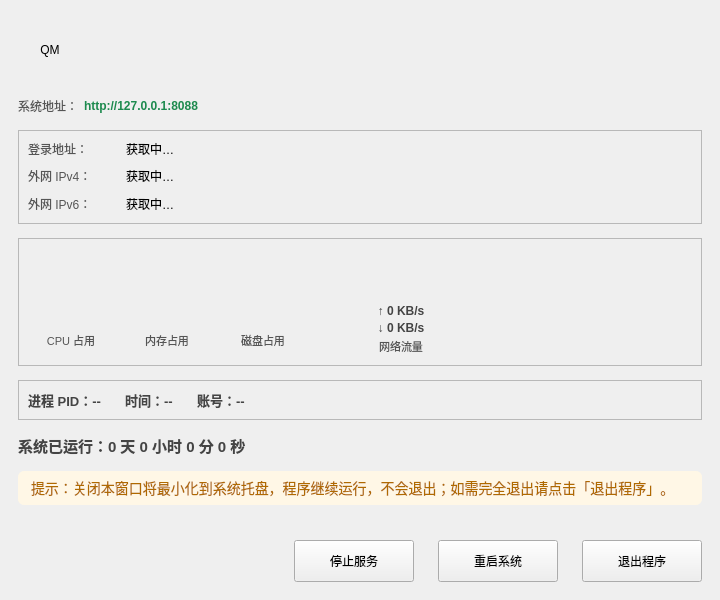
<?xml version="1.0" encoding="UTF-8"?>
<ui version="4.0">
 <class>MainWindow</class>
 <widget class="QMainWindow" name="MainWindow">
  <property name="geometry">
   <rect>
    <x>0</x>
    <y>0</y>
    <width>720</width>
    <height>600</height>
   </rect>
  </property>
  <property name="windowTitle">
   <string>乾明工作台账系统</string>
  </property>
  <property name="minimumSize">
   <size>
    <width>720</width>
    <height>600</height>
   </size>
  </property>
  <property name="maximumSize">
   <size>
    <width>720</width>
    <height>600</height>
   </size>
  </property>
  <widget class="QWidget" name="centralwidget">
   <layout class="QVBoxLayout" name="root">
    <property name="leftMargin">
     <number>18</number>
    </property>
    <property name="topMargin">
     <number>18</number>
    </property>
    <property name="rightMargin">
     <number>18</number>
    </property>
    <property name="bottomMargin">
     <number>18</number>
    </property>
    <property name="spacing">
     <number>14</number>
    </property>

    <!-- 标题头部：logo + 标题/版本号重叠容器 -->
    <item>
     <layout class="QHBoxLayout" name="head">
      <property name="spacing">
       <number>10</number>
      </property>
      <item>
       <widget class="QLabel" name="logo_label">
        <property name="minimumSize">
         <size>
          <width>64</width>
          <height>64</height>
         </size>
        </property>
        <property name="maximumSize">
         <size>
          <width>64</width>
          <height>64</height>
         </size>
        </property>
        <property name="text">
         <string>QM</string>
        </property>
        <property name="alignment">
         <set>Qt::AlignCenter</set>
        </property>
       </widget>
      </item>
      <item>
       <widget class="QWidget" name="title_box" native="true">
        <property name="minimumSize">
         <size>
          <width>360</width>
          <height>64</height>
         </size>
        </property>
        <property name="maximumSize">
         <size>
          <width>360</width>
          <height>64</height>
         </size>
        </property>
       </widget>
      </item>
      <item>
       <spacer name="head_spacer">
        <property name="orientation">
         <enum>Qt::Horizontal</enum>
        </property>
        <property name="sizeHint" stdset="0">
         <size>
          <width>40</width>
          <height>20</height>
         </size>
        </property>
       </spacer>
      </item>
     </layout>
    </item>

    <!-- 系统访问地址 -->
    <item>
     <layout class="QHBoxLayout" name="addr_row">
      <property name="spacing">
       <number>6</number>
      </property>
      <item>
       <widget class="QLabel" name="addr_lbl">
        <property name="text">
         <string>系统地址：</string>
        </property>
        <property name="styleSheet">
         <string notr="true">color:#555;</string>
        </property>
       </widget>
      </item>
      <item>
       <widget class="QLabel" name="addr_val">
        <property name="text">
         <string>http://127.0.0.1:8088</string>
        </property>
        <property name="styleSheet">
         <string notr="true">font-weight:600;color:#1d8a4e;</string>
        </property>
       </widget>
      </item>
      <item>
       <spacer name="addr_spacer">
        <property name="orientation">
         <enum>Qt::Horizontal</enum>
        </property>
        <property name="sizeHint" stdset="0">
         <size>
          <width>40</width>
          <height>20</height>
         </size>
        </property>
       </spacer>
      </item>
     </layout>
    </item>

    <!-- 信息展示区：登录地址 / 外网IPv4 / 外网IPv6 -->
    <item>
     <widget class="QFrame" name="info_frame">
      <property name="frameShape">
       <enum>QFrame::StyledPanel</enum>
      </property>
      <layout class="QVBoxLayout" name="info_layout">
       <property name="spacing">
        <number>8</number>
       </property>
       <item>
        <layout class="QHBoxLayout" name="info_row_1">
         <item>
          <widget class="QLabel" name="addr2_name">
           <property name="minimumSize">
            <size>
             <width>90</width>
             <height>0</height>
            </size>
           </property>
           <property name="maximumSize">
            <size>
             <width>90</width>
             <height>16777215</height>
            </size>
           </property>
           <property name="text">
            <string>登录地址：</string>
           </property>
           <property name="styleSheet">
            <string notr="true">color:#555;</string>
           </property>
          </widget>
         </item>
         <item>
          <widget class="QLabel" name="addr_val2">
           <property name="text">
            <string>获取中…</string>
           </property>
           <property name="wordWrap">
            <bool>false</bool>
           </property>
          </widget>
         </item>
        </layout>
       </item>
       <item>
        <layout class="QHBoxLayout" name="info_row_2">
         <item>
          <widget class="QLabel" name="v4_name">
           <property name="minimumSize">
            <size>
             <width>90</width>
             <height>0</height>
            </size>
           </property>
           <property name="maximumSize">
            <size>
             <width>90</width>
             <height>16777215</height>
            </size>
           </property>
           <property name="text">
            <string>外网 IPv4：</string>
           </property>
           <property name="styleSheet">
            <string notr="true">color:#555;</string>
           </property>
          </widget>
         </item>
         <item>
          <widget class="QLabel" name="v4_val">
           <property name="text">
            <string>获取中…</string>
           </property>
          </widget>
         </item>
         <item>
          <spacer name="info_row_2_spacer">
           <property name="orientation">
            <enum>Qt::Horizontal</enum>
           </property>
           <property name="sizeHint" stdset="0">
            <size>
             <width>40</width>
             <height>20</height>
            </size>
           </property>
          </spacer>
         </item>
        </layout>
       </item>
       <item>
        <layout class="QHBoxLayout" name="info_row_3">
         <item>
          <widget class="QLabel" name="v6_name">
           <property name="minimumSize">
            <size>
             <width>90</width>
             <height>0</height>
            </size>
           </property>
           <property name="maximumSize">
            <size>
             <width>90</width>
             <height>16777215</height>
            </size>
           </property>
           <property name="text">
            <string>外网 IPv6：</string>
           </property>
           <property name="styleSheet">
            <string notr="true">color:#555;</string>
           </property>
          </widget>
         </item>
         <item>
          <widget class="QLabel" name="v6_val">
           <property name="text">
            <string>获取中…</string>
           </property>
          </widget>
         </item>
         <item>
          <spacer name="info_row_3_spacer">
           <property name="orientation">
            <enum>Qt::Horizontal</enum>
           </property>
           <property name="sizeHint" stdset="0">
            <size>
             <width>40</width>
             <height>20</height>
            </size>
           </property>
          </spacer>
         </item>
        </layout>
       </item>
      </layout>
     </widget>
    </item>

    <!-- 硬件监控区：CPU/内存/磁盘 占位 + 网络流量占位 -->
    <item>
     <widget class="QFrame" name="hw_frame">
      <property name="frameShape">
       <enum>QFrame::StyledPanel</enum>
      </property>
      <layout class="QHBoxLayout" name="hw_layout">
       <property name="leftMargin">
        <number>14</number>
       </property>
       <property name="topMargin">
        <number>10</number>
       </property>
       <property name="rightMargin">
        <number>14</number>
       </property>
       <property name="bottomMargin">
        <number>10</number>
       </property>
       <property name="spacing">
        <number>20</number>
       </property>
       <item>
        <layout class="QVBoxLayout" name="cpu_col">
         <property name="spacing">
          <number>2</number>
         </property>
         <property name="alignment">
          <set>Qt::AlignCenter</set>
         </property>
         <item>
          <widget class="QWidget" name="cpuPlaceholder" native="true">
           <property name="minimumSize">
            <size>
             <width>76</width>
             <height>76</height>
            </size>
           </property>
           <property name="maximumSize">
            <size>
             <width>76</width>
             <height>76</height>
            </size>
           </property>
          </widget>
         </item>
         <item>
          <widget class="QLabel" name="cpu_title">
           <property name="text">
            <string>CPU 占用</string>
           </property>
           <property name="alignment">
            <set>Qt::AlignCenter</set>
           </property>
           <property name="styleSheet">
            <string notr="true">color:#555;font-size:11px;</string>
           </property>
          </widget>
         </item>
        </layout>
       </item>
       <item>
        <layout class="QVBoxLayout" name="mem_col">
         <property name="spacing">
          <number>2</number>
         </property>
         <property name="alignment">
          <set>Qt::AlignCenter</set>
         </property>
         <item>
          <widget class="QWidget" name="memPlaceholder" native="true">
           <property name="minimumSize">
            <size>
             <width>76</width>
             <height>76</height>
            </size>
           </property>
           <property name="maximumSize">
            <size>
             <width>76</width>
             <height>76</height>
            </size>
           </property>
          </widget>
         </item>
         <item>
          <widget class="QLabel" name="mem_title">
           <property name="text">
            <string>内存占用</string>
           </property>
           <property name="alignment">
            <set>Qt::AlignCenter</set>
           </property>
           <property name="styleSheet">
            <string notr="true">color:#555;font-size:11px;</string>
           </property>
          </widget>
         </item>
        </layout>
       </item>
       <item>
        <layout class="QVBoxLayout" name="disk_col">
         <property name="spacing">
          <number>2</number>
         </property>
         <property name="alignment">
          <set>Qt::AlignCenter</set>
         </property>
         <item>
          <widget class="QWidget" name="diskPlaceholder" native="true">
           <property name="minimumSize">
            <size>
             <width>76</width>
             <height>76</height>
            </size>
           </property>
           <property name="maximumSize">
            <size>
             <width>76</width>
             <height>76</height>
            </size>
           </property>
          </widget>
         </item>
         <item>
          <widget class="QLabel" name="disk_title">
           <property name="text">
            <string>磁盘占用</string>
           </property>
           <property name="alignment">
            <set>Qt::AlignCenter</set>
           </property>
           <property name="styleSheet">
            <string notr="true">color:#555;font-size:11px;</string>
           </property>
          </widget>
         </item>
        </layout>
       </item>
       <item>
        <layout class="QVBoxLayout" name="net_col">
         <property name="spacing">
          <number>3</number>
         </property>
         <property name="alignment">
          <set>Qt::AlignCenter</set>
         </property>
         <item>
          <widget class="QWidget" name="netPlaceholder" native="true">
           <property name="minimumSize">
            <size>
             <width>160</width>
             <height>52</height>
            </size>
           </property>
           <property name="maximumSize">
            <size>
             <width>160</width>
             <height>52</height>
            </size>
           </property>
          </widget>
         </item>
         <item>
          <widget class="QLabel" name="net_up_lbl">
           <property name="text">
            <string>↑ 0 KB/s</string>
           </property>
           <property name="alignment">
            <set>Qt::AlignCenter</set>
           </property>
           <property name="styleSheet">
            <string notr="true">color:#444;font-size:12px;font-weight:600;</string>
           </property>
          </widget>
         </item>
         <item>
          <widget class="QLabel" name="net_down_lbl">
           <property name="text">
            <string>↓ 0 KB/s</string>
           </property>
           <property name="alignment">
            <set>Qt::AlignCenter</set>
           </property>
           <property name="styleSheet">
            <string notr="true">color:#444;font-size:12px;font-weight:600;</string>
           </property>
          </widget>
         </item>
         <item>
          <widget class="QLabel" name="net_title">
           <property name="text">
            <string>网络流量</string>
           </property>
           <property name="alignment">
            <set>Qt::AlignCenter</set>
           </property>
           <property name="styleSheet">
            <string notr="true">color:#555;font-size:11px;</string>
           </property>
          </widget>
         </item>
        </layout>
       </item>
       <item>
        <spacer name="hw_spacer">
         <property name="orientation">
          <enum>Qt::Horizontal</enum>
         </property>
         <property name="sizeHint" stdset="0">
          <size>
           <width>40</width>
           <height>20</height>
          </size>
         </property>
        </spacer>
       </item>
      </layout>
     </widget>
    </item>

    <!-- 进程/时间/账号 信息条 -->
    <item>
     <widget class="QFrame" name="proc_frame">
      <property name="frameShape">
       <enum>QFrame::StyledPanel</enum>
      </property>
      <layout class="QHBoxLayout" name="proc_layout">
       <property name="spacing">
        <number>24</number>
       </property>
       <item>
        <widget class="QLabel" name="pid_label">
         <property name="text">
          <string>进程 PID：--</string>
         </property>
         <property name="styleSheet">
          <string notr="true">color:#444;font-size:13px;font-weight:600;</string>
         </property>
        </widget>
       </item>
       <item>
        <widget class="QLabel" name="time_label">
         <property name="text">
          <string>时间：--</string>
         </property>
         <property name="styleSheet">
          <string notr="true">color:#444;font-size:13px;font-weight:600;</string>
         </property>
        </widget>
       </item>
       <item>
        <widget class="QLabel" name="user_label">
         <property name="text">
          <string>账号：--</string>
         </property>
         <property name="styleSheet">
          <string notr="true">color:#444;font-size:13px;font-weight:600;</string>
         </property>
        </widget>
       </item>
       <item>
        <spacer name="proc_spacer">
         <property name="orientation">
          <enum>Qt::Horizontal</enum>
         </property>
         <property name="sizeHint" stdset="0">
          <size>
           <width>40</width>
           <height>20</height>
          </size>
         </property>
        </spacer>
       </item>
      </layout>
     </widget>
    </item>

    <!-- 运行时长 -->
    <item>
     <widget class="QLabel" name="uptime_label">
      <property name="text">
       <string>系统已运行：0 天 0 小时 0 分 0 秒</string>
      </property>
      <property name="styleSheet">
       <string notr="true">color:#444;font-size:15px;font-weight:600;</string>
      </property>
     </widget>
    </item>

    <!-- 最小化提示 -->
    <item>
     <widget class="QLabel" name="tip_label">
      <property name="text">
       <string>提示：关闭本窗口将最小化到系统托盘，程序继续运行，不会退出；如需完全退出请点击「退出程序」。</string>
      </property>
      <property name="wordWrap">
       <bool>true</bool>
      </property>
      <property name="styleSheet">
       <string notr="true">color:#b06a00;font-size:14px;background:#fff7e6;padding:6px 10px;border-radius:6px;</string>
      </property>
     </widget>
    </item>

    <item>
     <spacer name="mid_spacer">
      <property name="orientation">
       <enum>Qt::Vertical</enum>
      </property>
      <property name="sizeHint" stdset="0">
       <size>
        <width>20</width>
        <height>40</height>
       </size>
      </property>
     </spacer>
    </item>

    <!-- 功能按钮组 -->
    <item>
     <layout class="QHBoxLayout" name="btn_row">
      <item>
       <spacer name="btn_left_spacer">
        <property name="orientation">
         <enum>Qt::Horizontal</enum>
        </property>
        <property name="sizeHint" stdset="0">
         <size>
          <width>40</width>
          <height>20</height>
         </size>
        </property>
       </spacer>
      </item>
      <item>
       <widget class="QPushButton" name="btn_toggle">
        <property name="minimumSize">
         <size>
          <width>120</width>
          <height>42</height>
         </size>
        </property>
        <property name="maximumSize">
         <size>
          <width>120</width>
          <height>42</height>
         </size>
        </property>
        <property name="text">
         <string>停止服务</string>
        </property>
       </widget>
      </item>
      <item>
       <spacer name="btn_mid1_spacer">
        <property name="orientation">
         <enum>Qt::Horizontal</enum>
        </property>
        <property name="sizeType">
         <enum>QSizePolicy::Fixed</enum>
        </property>
        <property name="sizeHint" stdset="0">
         <size>
          <width>10</width>
          <height>20</height>
         </size>
        </property>
       </spacer>
      </item>
      <item>
       <widget class="QPushButton" name="btn_restart">
        <property name="minimumSize">
         <size>
          <width>120</width>
          <height>42</height>
         </size>
        </property>
        <property name="maximumSize">
         <size>
          <width>120</width>
          <height>42</height>
         </size>
        </property>
        <property name="text">
         <string>重启系统</string>
        </property>
       </widget>
      </item>
      <item>
       <spacer name="btn_mid2_spacer">
        <property name="orientation">
         <enum>Qt::Horizontal</enum>
        </property>
        <property name="sizeType">
         <enum>QSizePolicy::Fixed</enum>
        </property>
        <property name="sizeHint" stdset="0">
         <size>
          <width>10</width>
          <height>20</height>
         </size>
        </property>
       </spacer>
      </item>
      <item>
       <widget class="QPushButton" name="btn_exit">
        <property name="minimumSize">
         <size>
          <width>120</width>
          <height>42</height>
         </size>
        </property>
        <property name="maximumSize">
         <size>
          <width>120</width>
          <height>42</height>
         </size>
        </property>
        <property name="text">
         <string>退出程序</string>
        </property>
       </widget>
      </item>
     </layout>
    </item>

   </layout>
  </widget>
 </widget>
 <resources/>
 <connections/>
</ui>
